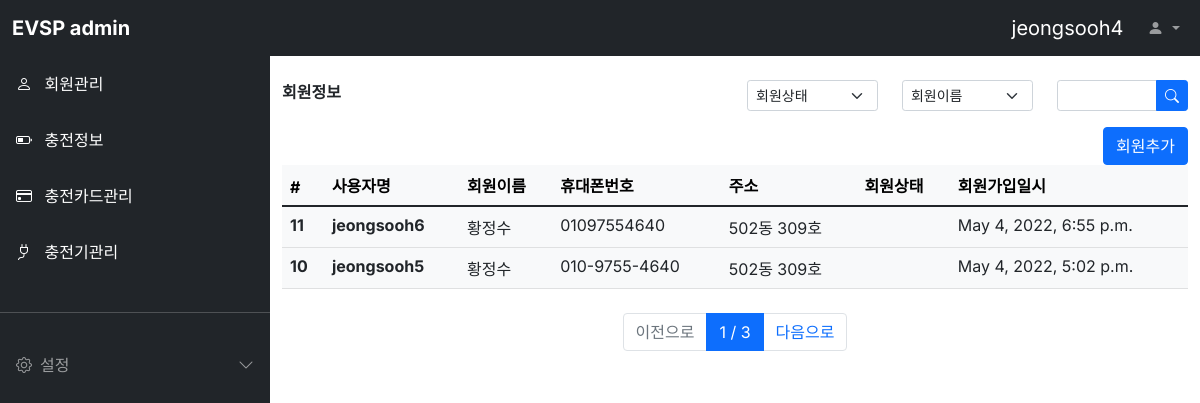
The app's page /evuser/list/ (signed in), older data.
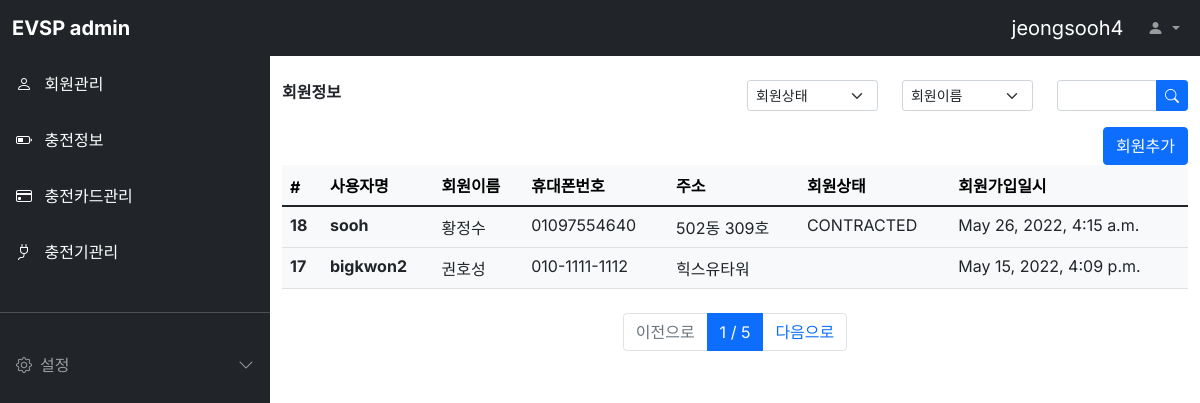
The same page, newer data.
### evuser/models.py (models this page shows)
class Evuser(models.Model):
  USER_STATUS = [
    ('CONTRACTED', '정상'),
    ('NOT_CONTRACTED', '해지'),
    ('STOPED', '유예'),
  ]
  USER_CATEGORY = [
    ('NORMAL', '일반'),
    ('GROUPED', '법인'),
    ('ETC', '기타'),
  ]
  username = models.CharField(max_length=64, verbose_name='사용자명')
  password = models.CharField(max_length=128, verbose_name='비밀번호')
  usernumber = models.CharField(max_length=64, verbose_name='회원번호')
  name = models.CharField(max_length=64, verbose_name='회원이름')
  email = models.EmailField(max_length=128, verbose_name='이메일')
  phone = models.CharField(max_length=64, verbose_name='전화번호')
  category = models.CharField(max_length=64,
    choices=USER_CATEGORY, default='NORMAL', verbose_name='회원구분')
  status = models.CharField(max_length=64,
    choices=USER_STATUS, default='CONTRACTED', verbose_name='회원상태')
  address = models.TextField(verbose_name='주소')
  register_dttm = models.DateTimeField(auto_now_add=True, verbose_name='등록시간')
  def __str__(self):
    return self.username
  class Meta:
    db_table = 'evsp_evuser'
    verbose_name = '사용자'
    verbose_name_plural = '사용자'

### evuser/views.py (the view)
# urls.py: path('list/', views.evuser_list),
def evuser_list(request):
  user_id = request.session.get('user')
  if user_id:
    loginuser = Evuser.objects.get(pk=user_id)
  all_evusers = Evuser.objects.all().order_by('-id')
  page = int(request.GET.get('p', 1))
  paginator = Paginator(all_evusers, 2)
  evusers = paginator.get_page(page)
  return render(request, 'evuser_list.html', {'loginuser': loginuser, 'evusers': evusers})

### evuser/templates/evuser_list.html (shortened to what this page needs)
{% extends "svcbase.html" %}
{% block contents %}
<div class="container-fluid mt-3">
  <div class="row">
    <div class="col-md-6 fw-bold">회원정보</div>
    <div class="col-md-2">
      <select class="form-select form-select-sm" aria-label="Default select example">
        <option selected>회원상태</option>
      </select>
    </div>
    <div class="col-md-2">
      <select class="form-select form-select-sm" aria-label="Default select example">
        <option selected>회원이름</option>
      </select>
    </div>
    <div class="col-md-2">
      <form>
        <div class="input-group input-group-sm">
          <input type="text" class="form-control" placeholder="" aria-label="Recipient's username" aria-describedby="button-addon2">
          <button class="btn btn-primary" type="button" id="button-addon2">
            <i class="bi bi-search"></i>
          </button>
        </div>
      </form>
    </div>
  </div>
  <div class="row">
    <div class="d-grid justify-content-md-end">
      <button class="btn btn-primary" onclick="location.href='/evuser/evuser_register/'">회원추가</button>
    </div>
  </div>
  <div class="row">
    <div class="col-12">
      <table class="table table-light">
        <thead class="thead-light">
          <tr>
            <th>#</th>
            <th>사용자명</th>
            <th>회원이름</th>
            <th>휴대폰번호</th>
            <th>주소</th>
            <th>회원상태</th>
            <th>회원가입일시</th>
          </tr>
        </thead>
        <tbody class="text-dark">
          {% for evuser in evusers %}
          <tr onclick="location.href='/evuser/detail/{{ evuser.id }}'">
            <th>{{ evuser.id }}</th>
            <th>{{ evuser.username }}</th>
            <td>{{ evuser.name }}</td>
            <td>{{ evuser.phone }}</td>
            <td>{{ evuser.address }}</td>
            <td>{{ evuser.status }}</td>
            <td>{{ evuser.register_dttm }}</td>
          </tr>
          {% endfor %}
        </tbody>
      </table>
    </div>
  </div>
  <div class="row mt-2">
    <div class="col-12">
      <nav>
        <ul class="pagination justify-content-center">
          {% if evusers.has_previous %}
          <li class="page-item">
            <a href="?p={{ evusers.previous_page_number }}" class="page-link">이전으로</a>
          </li>
          {% else %}
          <li class="page-item disabled">
            <a href="#" class="page-link">이전으로</a>
          </li>
          {% endif %}
          <li class="page-item active">
            <a href="#" class="page-link">{{ evusers.number }} / {{ evusers.paginator.num_pages }}</a>
          </li>
          {% if evusers.has_next %}
          <li class="page-item">
            <a href="?p={{ evusers.next_page_number }}" class="page-link">다음으로</a>
          </li>
          {% else %}
          <li class="page-item disabled">
            <a href="#" class="page-link">다음으로</a>
          </li>
          {% endif %}
        </ul>
      </nav>
    </div>
  </div>
</div>
{% endblock %}

Row changes from the older to the newer data that the page shows:
removed Evuser: id "11", username "jeongsooh6", name "황정수", phone "01097554640", address "502동 309호", register_dttm "May 4, 2022, 6:55 p.m."
no longer on this page (row unchanged): Evuser: id "10", username "jeongsooh5", name "황정수", phone "010-9755-4640", address "502동 309호", register_dttm "May 4, 2022, 5:02 p.m."
added Evuser: id "18", username "sooh", name "황정수", phone "01097554640", address "502동 309호", status "CONTRACTED", register_dttm "May 26, 2022, 4:15 a.m."
added Evuser: id "17", username "bigkwon2", name "권호성", phone "010-1111-1112", address "힉스유타워", register_dttm "May 15, 2022, 4:09 p.m."
Text that changed along with them:
{{ evusers.paginator.num_pages }}: "3" → "5"
